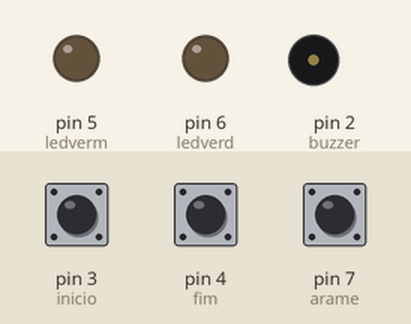
Recording of a sketch running on a simulated Arduino Uno, built with avr-gcc and run on an emulated ATmega328P. On the bench: output pins drawn as LEDs (lit = HIGH), buzzer (waves = sounding). Dashed ring = blinking. Inputs (shaded band) come from the test bench; at power-on: pin 4 (fim) HIGH, pin 3 (inicio) HIGH, pin 7 (arame) HIGH.

Above: at 2.3 s.
2.4 s: pin 4 (fim) pulled LOW for 0.15 s
At 4.6 s:
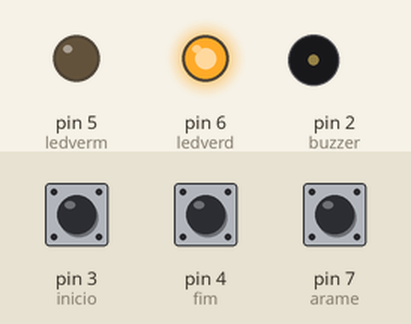
5.0 s: pin 3 (inicio) pulled LOW for 1 s
At 6.4 s:
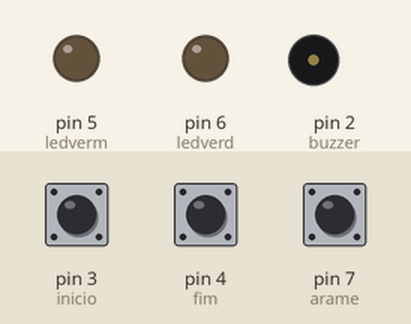
7.5 s: pin 7 (arame) pulled LOW for 0.15 s
At 9.2 s:
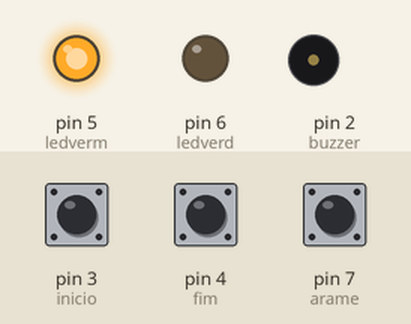
10.0 s: pin 3 (inicio) pulled LOW for 0.15 s
At 10.9 s:
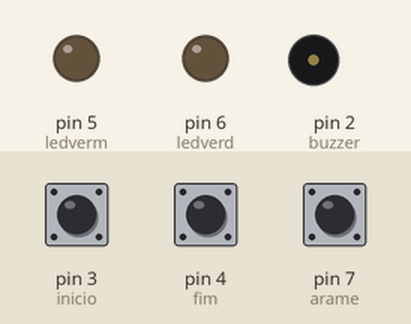
12.0 s: pin 3 (inicio) pulled LOW for 3.2 s
At 12.4 s:
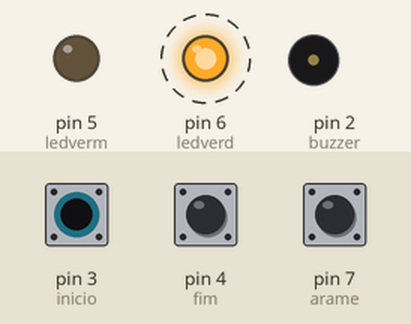
Timing chart, 0 to 17.1 s (numbered marks = the images above; inputs shaded):
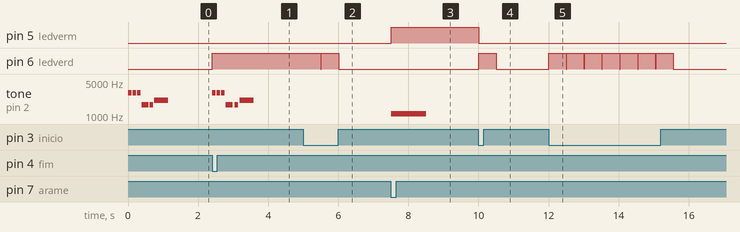

The sketch:

eletroway.ino
```cpp
#define inicio 3
#define arame 7
#define fim 4
#define ledverm 5
#define ledverd 6
#define buzzer 2
int estado = LOW;


int melody[] = {3000, 3000, 3000, 1700, 1700, 2100};
int noteDuration[] = {100, 100, 100, 200, 100, 400};

void setup( ) {
  pinMode(inicio, INPUT_PULLUP);
  pinMode(arame, INPUT_PULLUP);
  pinMode(fim, INPUT_PULLUP);
  pinMode(ledverm, OUTPUT);
  pinMode(ledverd, OUTPUT);
  pinMode(buzzer, OUTPUT);

  digitalWrite(ledverm, LOW);
  digitalWrite(ledverd, LOW);

    for (int i = 0; i < 6; i++) {
    tone(buzzer, melody[i], noteDuration[i]);
    delay(noteDuration[i] + 30);
  }
}

void loop( ) {


  if(digitalRead(arame) == LOW && estado == LOW){
    digitalWrite(ledverm, HIGH);
    tone(buzzer, 1109);
    delay(1000);
    noTone(buzzer);
    estado = HIGH;
  }

  if(digitalRead(inicio) == LOW){
    estado = LOW;
    digitalWrite(ledverm, LOW);
    digitalWrite(ledverd, HIGH);
    delay(500);
    digitalWrite(ledverd, LOW);
  }

  if(digitalRead(fim) == LOW && estado == LOW){
    digitalWrite(ledverd, HIGH);
   // tone(buzzer, 880, 150);
    //delay(300);
    //tone(buzzer, 1109, 150);
    //delay(300);
    //tone(buzzer, 1175, 150);
    tocarMusica();
    delay(500);
    estado = HIGH;
  }
  delay(10);

}
void tocarMusica() {
  int tamanho = sizeof(melody) / sizeof(melody[0]);
  for (int i = 0; i < tamanho; i++) {
    tone(buzzer, melody[i], noteDuration[i]);
    delay(noteDuration[i] * 1.3);
    noTone(buzzer);
  }
}
```

Measured:
- after the input at 2.4 s, pin 6 (ledverd): LOW → HIGH at once; tone on pin 2 (buzzer): plays 3000 Hz for 0.10 s, 3000 Hz for 0.10 s, 3000 Hz for 0.10 s, 1700 Hz for 0.20 s, 1700 Hz for 0.10 s, 2100 Hz for 0.40 s, starting at once
- after the input at 5.0 s, pin 6 (ledverd): HIGH → LOW after 0.50 s, → HIGH 0.01 s later, → LOW 0.50 s later
- after the input at 7.5 s, pin 5 (ledverm): LOW → HIGH at once; tone on pin 2 (buzzer): silent → 1109 Hz at once, → silent 1.0 s later
- after the input at 10.0 s, pin 5 (ledverm): HIGH → LOW at once; pin 6 (ledverd): LOW → HIGH at once, → LOW 0.50 s later
- after the input at 12.0 s, pin 6 (ledverd): alternates HIGH for 0.50 s and LOW for 0.01 s, 14 changes in all, then stays LOW, starting at once
